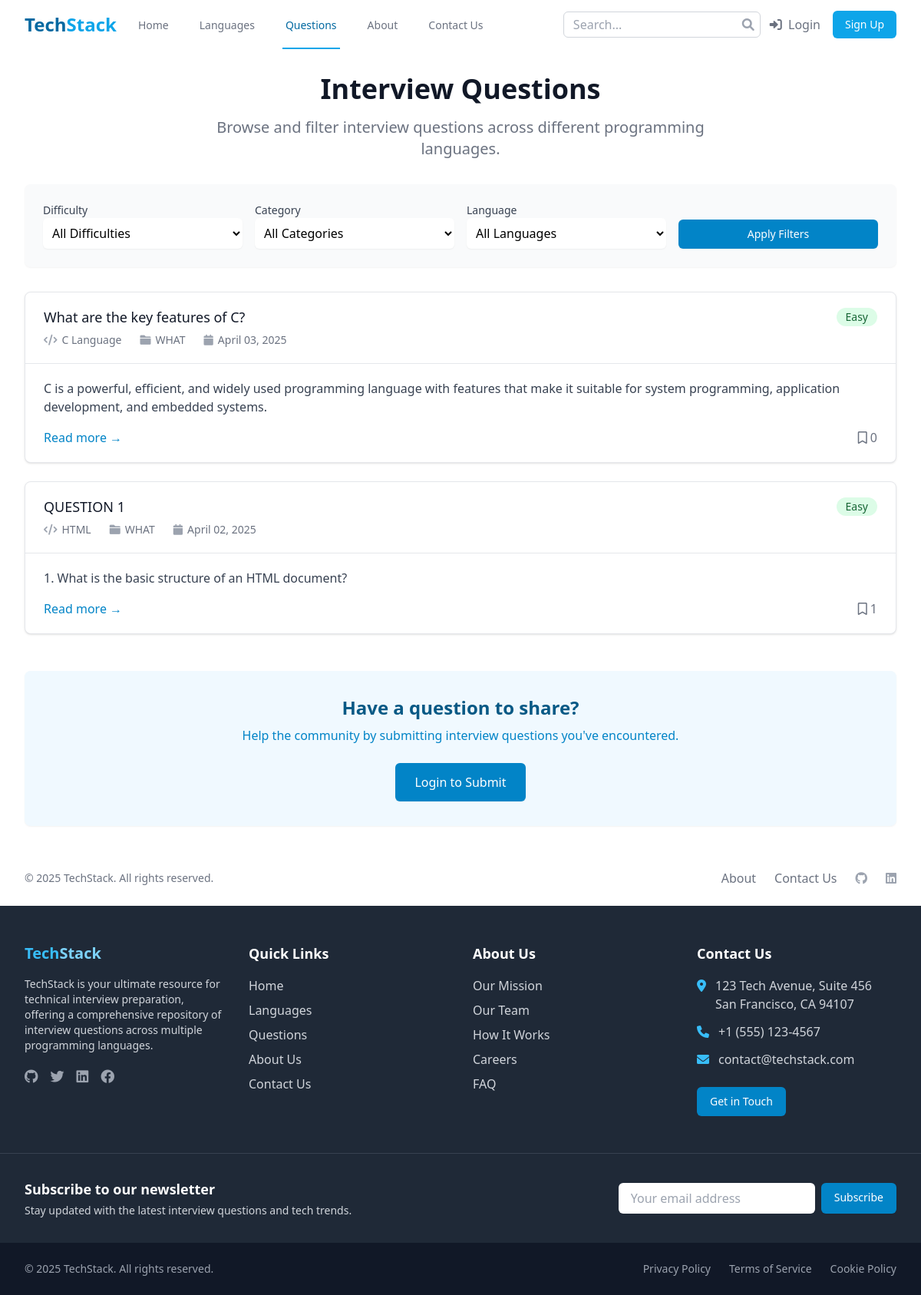
The app's page /questions/, older data.
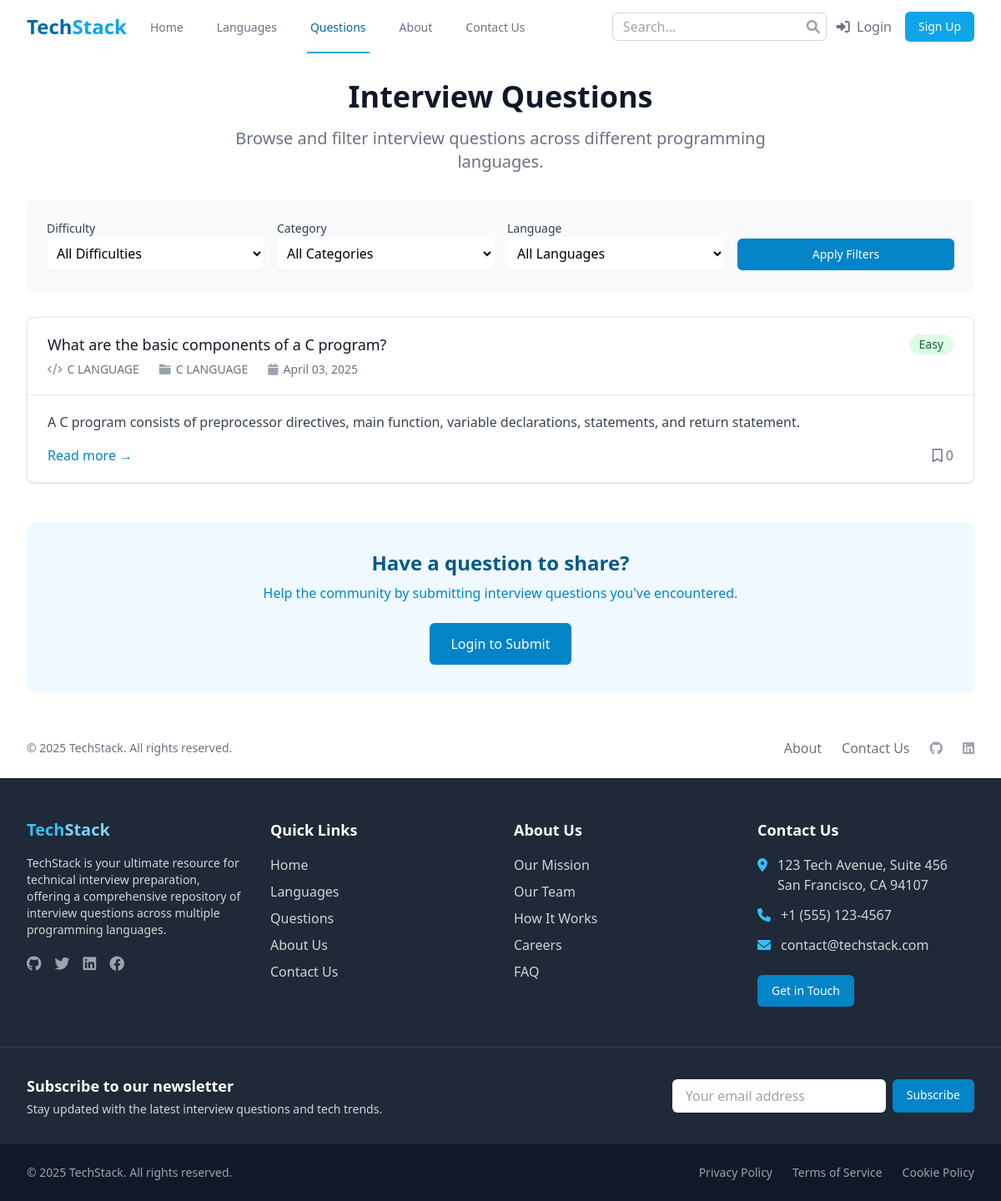
The same page, newer data.
### questions/models.py (models this page shows, shortened)
class Question(models.Model):
    title = models.CharField(max_length=255)
    slug = models.SlugField(unique=True, blank=True)
    content = models.TextField()
    code_snippet = models.TextField(blank=True, null=True)
    difficulty = models.CharField(
        max_length=10,
        choices=DifficultyLevel.choices,
        default=DifficultyLevel.MEDIUM
    )
    language = models.ForeignKey(Language, on_delete=models.CASCADE, related_name='questions')
    topics = models.ManyToManyField(Topic, related_name='questions')
    category = models.ForeignKey(Category, on_delete=models.SET_NULL, null=True, related_name='questions')
    created_by = models.ForeignKey(User, on_delete=models.SET_NULL, null=True, related_name='created_questions')
    created_at = models.DateTimeField(auto_now_add=True)
    updated_at = models.DateTimeField(auto_now=True)
    is_approved = models.BooleanField(default=False)
    class Meta:
        ordering = ['-created_at']

class Category(models.Model):
    name = models.CharField(max_length=100, unique=True)
    slug = models.SlugField(unique=True, blank=True)
    def __str__(self):
        return self.name
    class Meta:
        verbose_name_plural = 'Categories'

### languages/models.py (models this page shows, shortened)
class Language(models.Model):
    name = models.CharField(max_length=100)
    slug = models.SlugField(unique=True, blank=True)
    description = models.TextField()
    logo = models.ImageField(upload_to='languages/logos/', blank=True, null=True)
    created_at = models.DateTimeField(auto_now_add=True)
    updated_at = models.DateTimeField(auto_now=True)
    is_featured = models.BooleanField(default=False)
    def __str__(self):
        return self.name
    class Meta:
        ordering = ['name']

### questions/views.py (the view)
# urls.py: path('', views.question_list, name='question_list'),
def question_list(request):
    filter_form = QuestionFilterForm(request.GET)
    questions = Question.objects.filter(is_approved=True)
    if filter_form.is_valid():
        difficulty = filter_form.cleaned_data.get('difficulty')
        category = filter_form.cleaned_data.get('category')
        language = filter_form.cleaned_data.get('language')
        if difficulty:
            questions = questions.filter(difficulty=difficulty)
        if category:
            questions = questions.filter(category=category)
        if language:
            questions = questions.filter(language=language)
    paginator = Paginator(questions, 10)
    page_number = request.GET.get('page')
    page_obj = paginator.get_page(page_number)
    context = {
        'filter_form': filter_form,
        'page_obj': page_obj,
    }
    return render(request, 'questions/question_list.html', context)

### templates/questions/question_list.html (shortened to what this page needs)
{% extends 'base.html' %}
{% block content %}
<div class="bg-white">
    <div class="max-w-7xl mx-auto py-8 px-4 sm:px-6 lg:px-8">
        <div class="text-center">
            <h1 class="text-3xl font-extrabold text-gray-900 sm:text-4xl">
                Interview Questions
            </h1>
            <p class="mt-3 max-w-2xl mx-auto text-xl text-gray-500 sm:mt-4">
                Browse and filter interview questions across different programming languages.
            </p>
        </div>
        <div class="mt-8 bg-gray-50 p-6 rounded-lg shadow-sm">
            <form method="get" action="{% url 'question_list' %}" class="space-y-4 sm:space-y-0 sm:flex sm:items-end sm:space-x-4">
                <div class="w-full sm:w-1/4">
                    <label for="id_difficulty" class="block text-sm font-medium text-gray-700">Difficulty</label>
                    {{ filter_form.difficulty }}
                </div>
                <div class="w-full sm:w-1/4">
                    <label for="id_category" class="block text-sm font-medium text-gray-700">Category</label>
                    {{ filter_form.category }}
                </div>
                <div class="w-full sm:w-1/4">
                    <label for="id_language" class="block text-sm font-medium text-gray-700">Language</label>
                    {{ filter_form.language }}
                </div>
                <div class="w-full sm:w-1/4">
                    <button type="submit" class="w-full inline-flex justify-center py-2 px-4 border border-transparent shadow-sm text-sm font-medium rounded-md text-white bg-primary-600 hover:bg-primary-700 focus:outline-none focus:ring-2 focus:ring-offset-2 focus:ring-primary-500">
                        Apply Filters
                    </button>
                </div>
            </form>
        </div>
        <div class="mt-8 space-y-6">
            {% for question in page_obj %}
                <div class="bg-white shadow overflow-hidden sm:rounded-lg border border-gray-200 question-card">
                    <div class="px-4 py-5 sm:px-6">
                        <div class="flex items-center justify-between">
                            <h3 class="text-lg leading-6 font-medium text-gray-900">
                                <a href="{% url 'question_detail' question.slug %}" class="hover:text-primary-600">
                                    {{ question.title }}
                                </a>
                            </h3>
                            <span class="inline-flex items-center px-3 py-0.5 rounded-full text-sm font-medium
                                {% if question.difficulty == 'easy' %}
                                    bg-green-100 text-green-800
                                {% elif question.difficulty == 'medium' %}
                                    bg-yellow-100 text-yellow-800
                                {% else %}
                                    bg-red-100 text-red-800
                                {% endif %}
                            ">
                                {{ question.get_difficulty_display }}
                            </span>
                        </div>
                        <div class="mt-1 flex flex-col sm:flex-row sm:flex-wrap sm:mt-0 sm:space-x-6">
                            <div class="mt-2 flex items-center text-sm text-gray-500">
                                <i class="fas fa-code flex-shrink-0 mr-1.5 text-gray-400"></i>
                                {{ question.language.name }}
                            </div>
                            <div class="mt-2 flex items-center text-sm text-gray-500">
                                <i class="fas fa-folder flex-shrink-0 mr-1.5 text-gray-400"></i>
                                {{ question.category.name }}
                            </div>
                            <div class="mt-2 flex items-center text-sm text-gray-500">
                                <i class="fas fa-calendar flex-shrink-0 mr-1.5 text-gray-400"></i>
                                {{ question.created_at|date:"F d, Y" }}
                            </div>
                        </div>
                    </div>
                    <div class="border-t border-gray-200 px-4 py-5 sm:px-6">
                        <p class="text-gray-700">{{ question.content|truncatewords:50 }}</p>
                        <div class="mt-4 flex justify-between">
                            <a href="{% url 'question_detail' question.slug %}" class="text-primary-600 hover:text-primary-700">
                                Read more <span aria-hidden="true">&rarr;</span>
                            </a>
                            <div class="flex items-center text-gray-500">
                                <i class="far fa-bookmark mr-1"></i>
                                <span>{{ question.bookmarks.count }}</span>
                            </div>
                        </div>
                    </div>
                </div>
            {% empty %}
                <div class="text-center py-12 bg-white rounded-lg shadow">
                    <i class="fas fa-search text-4xl text-gray-300"></i>
                    <h3 class="mt-2 text-lg font-medium text-gray-900">No questions found</h3>
                    <p class="mt-1 text-sm text-gray-500">Try adjusting your search or filter criteria.</p>
                </div>
            {% endfor %}
        </div>
        <div class="mt-12 bg-primary-50 rounded-lg shadow-sm p-8 text-center">
            <h2 class="text-2xl font-bold text-primary-800">Have a question to share?</h2>
            <p class="mt-2 text-primary-600">Help the community by submitting interview questions you've encountered.</p>
            <div class="mt-6">
                {% if user.is_authenticated %}
                    <a href="{% url 'submit_question' %}" class="inline-flex items-center px-6 py-3 border border-transparent text-base font-medium rounded-md shadow-sm text-white bg-primary-600 hover:bg-primary-700 focus:outline-none focus:ring-2 focus:ring-offset-2 focus:ring-primary-500">
                        Submit a Question
                    </a>
                {% else %}
                    <a href="{% url 'account_login' %}" class="inline-flex items-center px-6 py-3 border border-transparent text-base font-medium rounded-md shadow-sm text-white bg-primary-600 hover:bg-primary-700 focus:outline-none focus:ring-2 focus:ring-offset-2 focus:ring-primary-500">
                        Login to Submit
                    </a>
                {% endif %}
            </div>
        </div>
    </div>
</div>
{% endblock %}

Row changes from the older to the newer data that the page shows:
removed Question: title "What are the key features of C?", difficulty "Easy", language.name "C Language", category.name "WHAT", created_at "April 03, 2025", content "C is a powerful, efficient, and widely used programming language with features that make it suitable for system programming, application development, and embedded systems.", bookmarks.count "0"
removed Question: title "QUESTION 1", difficulty "Easy", language.name "HTML", category.name "WHAT", created_at "April 02, 2025", content "1. What is the basic structure of an HTML document?", bookmarks.count "1"
added Question: title "What are the basic components of a C program?", difficulty "Easy", language.name "C LANGUAGE", category.name "C LANGUAGE", created_at "April 03, 2025", content "A C program consists of preprocessor directives, main function, variable declarations, statements, and return statement.", bookmarks.count "0"
